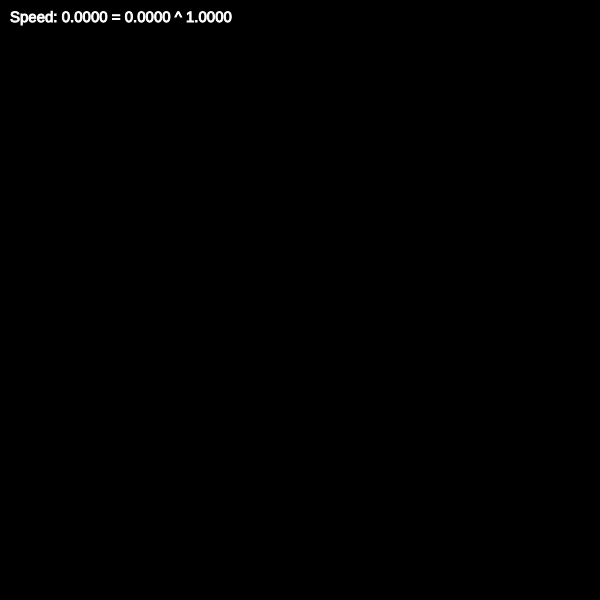
Frame 1 (no input)
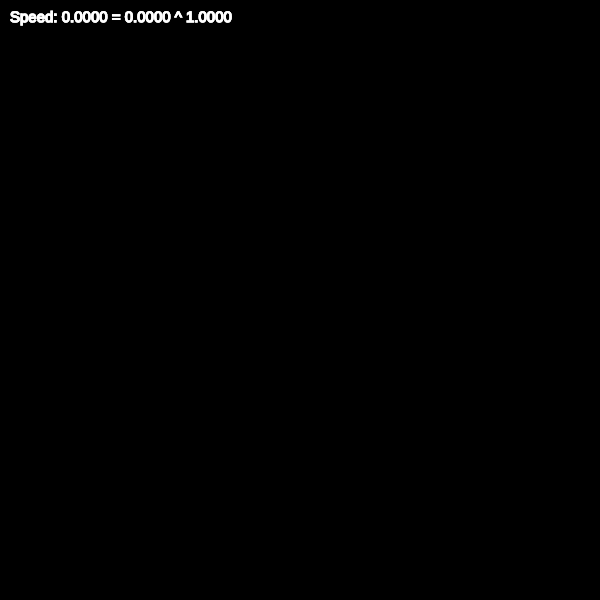
Frame 60 (no input)
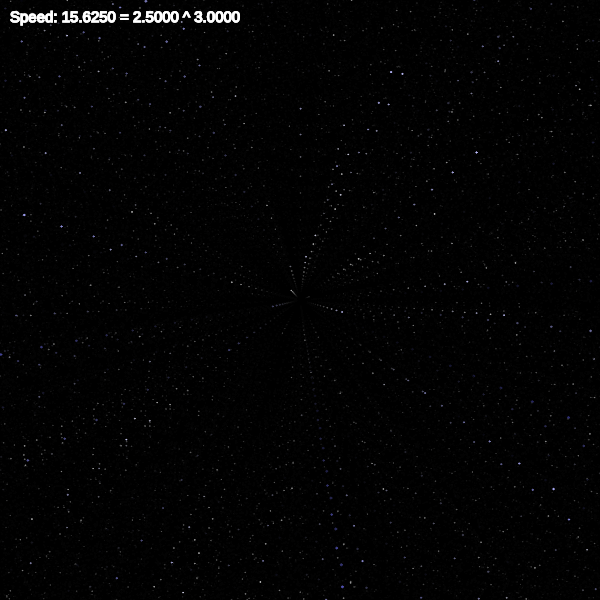
Frame 120 (the mouse pressed at the canvas centre since frame 60)

The p5.js sketch that drew these frames (run headless with seeded random() and noise() and a simulated clock; from frame 60 on, the mouse is pressed at the canvas centre):

// p5.js sketch
// ── sketch.js
let objects = [];
let speed = 0;

function setup() {
	createCanvas(600, 600);

	hwidth = width / 2;
	hheight = height / 2;

	for (let i = 0; i < 1000; i++) {
		objects.push(new Star());
	}

	background(0);
}

function draw() {
	background(0, 0, 0, 40);

	let mx = constrain(map(mouseX, 0, width, 0, 5), 0, 5);
	let my = constrain(map(mouseY, 0, height, 1, 5), 1, 5);

	speed = mx ** my;

	for (let obj of objects) {
		obj.update();
		obj.display();
	}

	fill(255);
	stroke(255);
	textSize(15);
	textAlign(LEFT, TOP);
	text(
		`Speed: ${speed.toFixed(4)} = ${mx.toFixed(4)} ^ ${my.toFixed(4)}`,
		10,
		10
	);
}

function mouseClicked() {
	for (let obj of objects) {
		obj.reset();
	}

	background(10);
}

class Star {
	constructor() {
		this.x = 0;
		this.y = 0;
		this.z = 0;
		this.size = 0;
		this.intensity = 0;

		this.reset();
	}

	reset() {
		this.x = random(-hwidth, hwidth);
		this.y = random(-hheight, hheight);
		this.z = 0;

		this.size = 0;

		this.intensity = random(0.3, 1);
	}

	update() {
		let dx;
		let dy;

		// clockwise spiral
		// dx = this.x * 0.01 - this.y * 0.01;
		// dy = this.y * 0.01 + this.x * 0.01;

		// skewed clockwise spiral
		// dx = this.x * 0.01;
		// dy = this.y * 0.01 + this.x * 0.01;

		// rotated skewed clockwise spiral
		// dx = this.x * 0.01 - this.y * 0.01;
		// dy = this.y * 0.01;

		// counter-clockwise spiral
		// dx = this.x * 0.01 + this.y * 0.01;
		// dy = this.y * 0.01 - this.x * 0.01;

		// skewed counter-clockwise spiral
		// dx = this.x * 0.01 + this.y * 0.01;
		// dy = this.y * 0.01;

		// rotated skewed clockwise spiral
		// dx = this.x * 0.01;
		// dy = this.y * 0.01 - this.x * 0.01;

		// diagonal rupture
		// dx = this.x * 0.01 + this.y * 0.01;
		// dy = this.y * 0.01 + this.x * 0.01;

		// skewed circle
		// dx = -this.x * 0.01 - this.y * 0.02;
		// dy = this.y * 0.01 + this.x * 0.01;

		// mirrorred diagonal rupture
		// dx = this.x * 0.01 - this.y * 0.01;
		// dy = this.y * 0.01 - this.x * 0.01;

		// diagonal line
		// dx = this.y * 0.01;
		// dy = this.x * 0.01;

		// clockwise circle
		// dx = -this.y * 0.01;
		// dy = this.x * 0.01;

		// counter-clockwise circle
		// dx = this.y * 0.01;
		// dy = -this.x * 0.01;

		// mirrorred diagonal line
		// dx = -this.y * 0.01;
		// dy = -this.x * 0.01;

		// standard stars
		dx = this.x * 0.01;
		dy = this.y * 0.01;

		// supernova
		// dx = -this.x * 0.01;
		// dy = -this.y * 0.01;

		// vertical line
		// dx = -this.x * 0.01;
		// dy = this.y * 0.01;

		// horizontal line
		// dx = this.x * 0.01;
		// dy = -this.y * 0.01;

		let dz = 1;

		this.x += dx * speed;
		this.y += dy * speed;
		this.z += dz * speed;

		if (abs(this.x) > hwidth || abs(this.y) > hheight) {
			this.reset();
		}
	}

	display() {
		let z_cap = 200;

		let col_rg = map(this.z, 0, z_cap, 0, 255);
		if (col_rg > 200) {
			col_rg = 200;
		}

		let col_b = map(this.z, 0, z_cap, 0, 255);

		fill(
			this.intensity * col_rg,
			this.intensity * col_rg,
			this.intensity * col_b
		);
		stroke(
			this.intensity * col_rg,
			this.intensity * col_rg,
			this.intensity * col_b
		);

		this.size = map(this.z, 0, z_cap * 5, 0, 5);
		ellipse(this.x + hwidth, this.y + hheight, this.size);
	}
}
